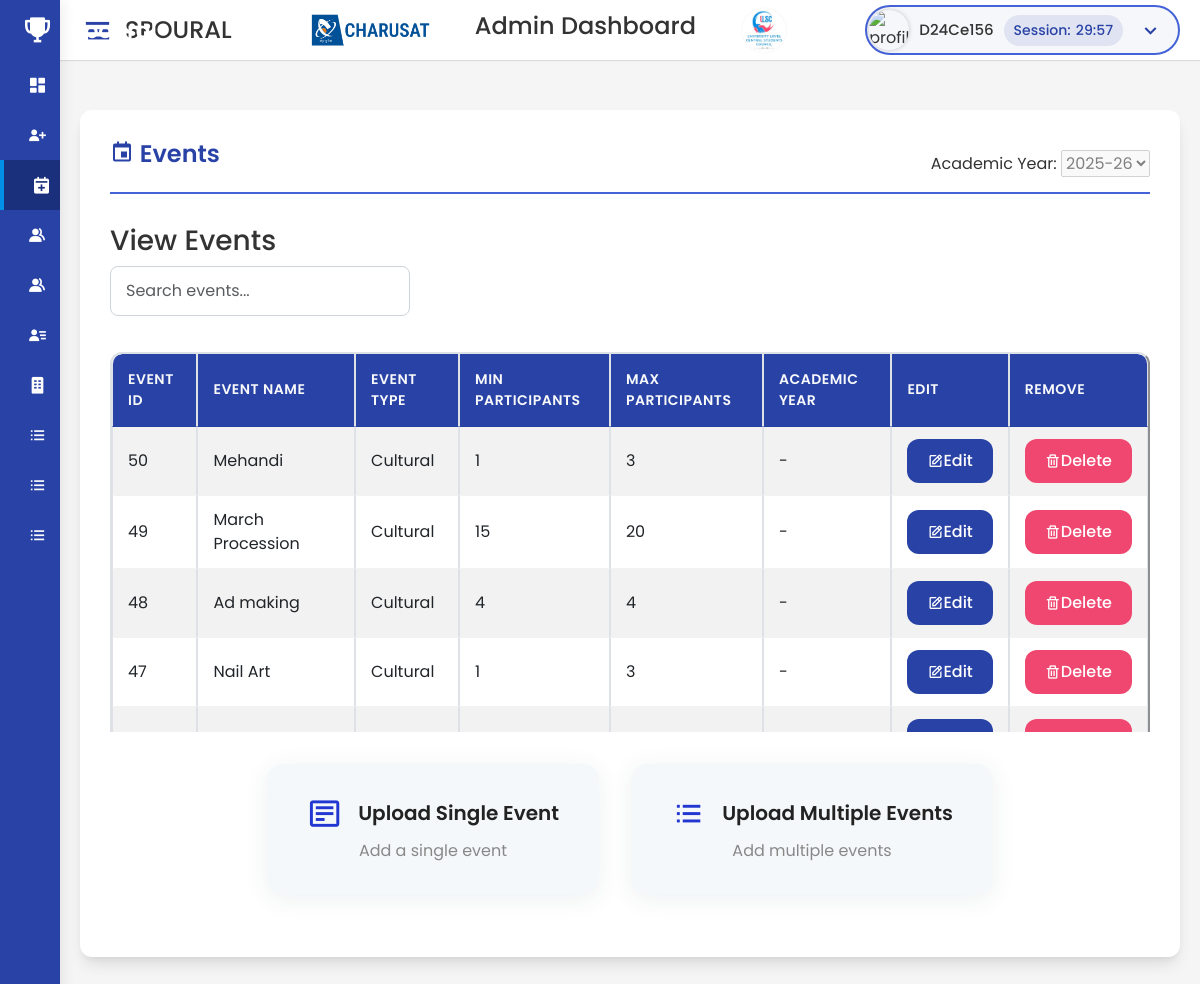
Page /Admin/pages/addevent.php (signed in) on the committed database.
### tables this page shows
CREATE TABLE `events` (
  `id` int(11) NOT NULL,
  `event_name` varchar(255) NOT NULL,
  `event_type` enum('Sports','Cultural') NOT NULL,
  `min_participants` int(50) NOT NULL,
  `max_participants` int(50) NOT NULL,
  `academic_year_id` int(11) DEFAULT NULL,
  `status` tinyint(1) DEFAULT 1
);

### Admin/pages/addevent.php (the view, shortened to what this page needs)
<?php
include('../includes/config.php');
$academicYears = [];
$yearQuery = $dbh->query("SELECT id, year FROM academic_years ORDER BY year DESC");
if ($yearQuery) {
    $academicYears = $yearQuery->fetchAll(PDO::FETCH_ASSOC);
}
?>
<!DOCTYPE html>
<html lang="en">
<head>
    <link href='https://unpkg.com/boxicons@2.1.4/css/boxicons.min.css' rel='stylesheet'>
    <link rel="stylesheet" href="../assets/css/style.css">
    <link href="https://cdn.jsdelivr.net/npm/bootstrap@5.3.0/dist/css/bootstrap.min.css" rel="stylesheet">
</head>
<body>
    <?php include_once('../includes/sidebar.php'); ?>
    <div class="home-content">
        <div class="participant-entry-container">
            <div class="content-card">
                <div class="content-header">
                    <h2><i class='bx bx-calendar-event'></i> Events</h2>
                    <div style="margin-top: 10px;">
                        <label for="academicYear">Academic Year: </label>
                        <select id="academicYear" name="academicYear_display" disabled>
                            <?php foreach ($academicYears as $year): ?>
                                <option value="<?= htmlspecialchars($year['id']) ?>" <?= (isset($academic_year_id) && $academic_year_id == $year['id']) ? 'selected' : '' ?>>
                                    <?= htmlspecialchars($year['year']) ?>
                                </option>
                            <?php endforeach; ?>
                        </select>
                    </div>
                </div>
                <section class="event-table">
                    <h3>View Events</h3>
                    <input type="text" id="eventSearch" placeholder="Search events..." class="form-control mb-3" style="max-width: 300px;">
                    <div class="table-scroll" style="max-height: 400px; overflow-y: auto;">
                        <table border='2px' class='cntr table table-bordered table-striped small-table participants-table' id="eventTable">
                            <thead>
                                <tr>
                                    <th>Event ID</th>
                                    <th>Event Name</th>
                                    <th>Event Type</th>
                                    <th>Min Participants</th>
                                    <th>Max Participants</th>
                                    <th>Academic Year</th>
                                    <th>Edit</th>
                                    <th>Remove</th>
                                </tr>
                            </thead>
                            <tbody>
                                <?php
                                $query = $dbh->prepare("SELECT e.*, ay.year AS academic_year FROM events e LEFT JOIN academic_years ay ON e.academic_year_id = ay.id WHERE e.status = 1 ORDER BY e.id DESC");
                                $query->execute();
                                $events = $query->fetchAll(PDO::FETCH_ASSOC);
                                foreach ($events as $event) {
                                ?>
                                    <tr>
                                        <td><?= $event['id'] ?></td>
                                        <td><?= htmlspecialchars($event['event_name']) ?></td>
                                        <td><?= htmlspecialchars($event['event_type']) ?></td>
                                        <td><?= htmlspecialchars($event['min_participants']) ?></td>
                                        <td><?= htmlspecialchars($event['max_participants']) ?></td>
                                        <td><?= htmlspecialchars($event['academic_year'] ?? '-') ?></td>
                                        <td>
                                            <a href="#" class="edit-event btn btn-sm btn-primary"
                                                data-id="<?= $event['id'] ?>"
                                                data-name="<?= htmlspecialchars($event['event_name']) ?>"
                                                data-type="<?= htmlspecialchars($event['event_type']) ?>"
                                                data-min="<?= htmlspecialchars($event['min_participants']) ?>"
                                                data-max="<?= htmlspecialchars($event['max_participants']) ?>">
                                                <i class='bx bx-edit'></i> Edit
                                            </a>
                                        </td>
                                        <td>
                                            <a href="addevent.php?delete_id=<?= $event['id'] ?>" class="btn btn-sm btn-danger" onclick="return confirm('Are you sure you want to delete this event?');">
                                                <i class='bx bx-trash'></i> Delete
                                            </a>
                                        </td>
                                    </tr>
                                <?php } ?>
                            </tbody>
                        </table>
                    </div>
                </section>
                <div class="card-container">
                    <div class="upload-card" id="singleEventCard">
                        <div class="icon-title-row">
                            <i class='bx bx-detail'></i>
                            <span class="card-title">Upload Single Event</span>
                        </div>
                        <p class="card-subtitle">Add a single event</p>
                    </div>
                    <div class="upload-card" id="multipleEventCard">
                        <div class="icon-title-row">
                            <i class='bx bx-list-ul'></i>
                            <span class="card-title">Upload Multiple Events</span>
                        </div>
                        <p class="card-subtitle">Add multiple events</p>
                    </div>
                </div>
            </div>
        </div>
    </div>
</body>
</html>

### Admin/includes/sidebar.php (shortened to what this page needs)
<?php
$admin_username = $_SESSION['login'] ?? 'Guest';
$current_page = basename($_SERVER['PHP_SELF']);
?>
<!DOCTYPE html>
<html lang="en">
<head>
    <link href='https://unpkg.com/boxicons@2.1.4/css/boxicons.min.css' rel='stylesheet'>
    <link rel="stylesheet" href="../assets/css/style.css">
</head>
<body>
    <div class="sidebar">
        <div class="logo-details">
            <i class='bx bxs-trophy'></i>
            <span class="logo_name">Spoural</span>
        </div>
        <ul class="nav-links">
            <li>
                <a href="admindashboard.php" class="<?php echo $current_page == 'admindashboard.php' ? 'active' : ''; ?>">
                    <i class='bx bxs-dashboard'></i>
                </a>
            </li>
            <li>
                <a href="addadmin.php" class="<?php echo $current_page == 'addadmin.php' ? 'active' : ''; ?>">
                    <i class='bx bxs-user-plus'></i>
                </a>
            </li>
            <li>
                <a href="addevent.php" class="<?php echo $current_page == 'addevent.php' || $current_page == 'addsingleevent.php' ? 'active' : ''; ?>">
                    <i class='bx bxs-calendar-plus'></i>
                </a>
            </li>
            <li>
                <a href="addulsc_s.php" class="<?php echo $current_page == 'addulsc_s.php' || $current_page == 'addsingleulsc.php' ? 'active' : ''; ?>">
                    <i class='bx bxs-group'></i>
                </a>
            </li>
            <li>
                <a href="addulsc_f.php" class="<?php echo $current_page == 'addulsc_f.php' || $current_page == 'addsingleulsc.php' ? 'active' : ''; ?>">
                    <i class='bx bxs-group'></i>
                </a>
            </li>
            <li>
                <a href="addstudents.php" class="<?php echo $current_page == 'addstudents.php' || $current_page == 'addsinglestudent.php' ? 'active' : ''; ?>">
                    <i class='bx bxs-user-detail'></i>
                </a>
            </li>
            <li>
                <a href="adddepartment.php" class="<?php echo $current_page == 'adddepartment.php' || $current_page == 'addsingledepartment.php' ? 'active' : ''; ?>">
                    <i class='bx bxs-building'></i>
                </a>
            </li>
            <li>
                <a href="certificate.php" class="<?php echo basename($_SERVER['PHP_SELF']) == 'certificate.php' ? 'active' : ''; ?>">
                    <i class='bx bx-list-ul'></i>
                </a>
            </li>
            <li>
                <a href="viewsportsevent.php" class="<?php echo basename($_SERVER['PHP_SELF']) == 'viewsportsevent.php' ? 'active' : ''; ?>">
                    <i class='bx bx-list-ul'></i>
                </a>
            </li>
            <li>
                <a href="viewculturalevent.php" class="<?php echo basename($_SERVER['PHP_SELF']) == 'viewculturalevent.php' ? 'active' : ''; ?>">
                    <i class='bx bx-list-ul'></i>
                </a>
            </li>
        </ul>
    </div>
    <section class="home-section">
        <nav>
            <div class="sidebar-button">
                <i class='bx bx-menu sidebarBtn'></i>
                <span class="dashboard">SPOURAL</span>
            </div>
            <div style="display: flex; align-items: center; justify-content: center; flex: 1; gap: 20px;">
                <div class="logo">
                    <img src="../assets/images/charusat.png" alt="Logo 1" title="CHARUSAT University">
                </div>
                <h1 style="white-space: nowrap; font-size: 24px;">Admin Dashboard</h1>
                <div class="logo">
                    <img src="../assets/images/ulsc.png" alt="Logo 2" title="ULSC">
                </div>
            </div>
            <div class="profile-details" id="profileDropdown">
                <img src="https://t4.ftcdn.net/jpg/00/97/00/09/360_F_97000908_wwH2goIihwrMoeV9QF3BW6HtpsVFaNVM.jpg" alt="profile">
                <span class="admin_name"><?php echo htmlspecialchars($admin_username); ?></span>
                <div class="session-timer">
                    <span>Session: </span>
                    <span id="countdown"></span> </div>
                <i class='bx bx-chevron-down'></i>
            </div>
        </nav>
</body>
</html>

### Admin/pages/addevent.php (style rules this page uses)
.card-container { display: flex; gap: 2rem; justify-content: center; margin: 2rem 0; }
.upload-card { background: #f5f8fa; border-radius: 16px; box-shadow: 0 4px 24px rgba(44, 62, 80, 0.08); padding: 2rem 2.5rem; min-width: 320px; text-align: center; transition: box-shadow 0.2s, background 0.2s; cursor: pointer; display: flex; flex-direction: column; align-items: center; }
.icon-title-row { display: flex; align-items: center; justify-content: center; gap: 1rem; margin-bottom: 0.5rem; }
.icon-title-row i { font-size: 2.2rem; color: #2236d1; }
.card-title { font-size: 1.25rem; font-weight: 600; color: #222; }
.card-subtitle { color: #888; font-size: 1rem; margin: 0; }

### Admin/includes/sidebar.php (style rules this page uses)
body { margin: 0; padding: 0; box-sizing: border-box; min-height: 100vh; font-family: -apple-system, BlinkMacSystemFont, Segoe UI, Roboto, Helvetica Neue, Ubuntu, sans-serif; }
.sidebar { position: fixed; top: 0; left: 0; height: 100%; width: 260px; background: #2942a6; z-index: 100; transition: all 0.3s ease; }
.sidebar .logo-details { height: 60px; display: flex; align-items: center; padding: 0 15px; }
.sidebar .logo-details i { font-size: 30px; color: #fff; min-width: 45px; }
.sidebar .logo-details .logo_name { font-size: 22px; font-weight: 600; color: #fff; margin-left: 10px; }
.sidebar .nav-links { height: calc(100% - 60px); padding: 0; margin: 0; overflow-y: auto; }
.sidebar .nav-links li { list-style: none; width: 100%; }
.sidebar .nav-links li a { display: flex; align-items: center; text-decoration: none; padding: 12px 15px; transition: all 0.3s ease; }
.sidebar .nav-links li a:hover, .sidebar .nav-links li a.active { background: #1a307c; }
.sidebar .nav-links li i { font-size: 20px; min-width: 45px; color: #fff; display: flex; align-items: center; justify-content: center; }
.home-section { position: relative; background: #f5f5f5; min-height: 100vh; width: calc(100% - 260px); left: 260px; transition: all 0.3s ease; }
.home-section nav { position: fixed; width: calc(100% - 260px); left: 260px; height: 60px; background: #fff; padding: 0 20px; display: flex; align-items: center; justify-content: space-between; z-index: 99; box-shadow: 0 1px 1px rgba(0, 0, 0, 0.1); transition: all 0.3s ease; }
.home-section nav .sidebar-button { display: flex; align-items: center; font-size: 24px; font-weight: 500; }
.home-section nav .sidebar-button i { font-size: 35px; margin-right: 10px; cursor: pointer; }
.profile-details { display: flex; align-items: center; background: #f5f5f5; border-radius: 6px; height: 50px; min-width: 190px; padding: 0 15px; cursor: pointer; }
.profile-details img { height: 40px; width: 40px; border-radius: 50%; object-fit: cover; }
.profile-details .admin_name { font-size: 15px; font-weight: 500; color: #333; margin: 0 10px; white-space: nowrap; }
.profile-details i { font-size: 25px; color: #333; }
.session-timer { background-color: rgba(41, 66, 166, 0.1); padding: 5px 10px; border-radius: 20px; margin-right: 15px; font-size: 14px; color: #2942a6; display: flex; align-items: center; gap: 5px; }
.session-timer span { color: #2942a6; font-weight: 500; }
.logo { height: 50px; }
.logo img { height: 100%; object-fit: contain; }
@media (max-width: 1200px) { .sidebar { width: 60px; } }
@media (max-width: 1200px) { .home-section { width: calc(100% - 60px); left: 60px; } }
@media (max-width: 1200px) { .home-section nav { width: calc(100% - 60px); left: 60px; } }

### rows in the picture
events: id "50", event_name "Mehandi", event_type "Cultural", min_participants "1", max_participants "3", academic_year "-"
events: id "49", event_name "March Procession", event_type "Cultural", min_participants "15", max_participants "20", academic_year "-"
events: id "48", event_name "Ad making", event_type "Cultural", min_participants "4", max_participants "4", academic_year "-"
events: id "47", event_name "Nail Art", event_type "Cultural", min_participants "1", max_participants "3", academic_year "-"

### other values in the picture
$admin_username "D24Ce156"
form field academicYear_display "2025-26"
